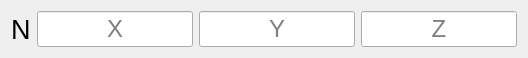
<?xml version="1.0" encoding="UTF-8"?>
<ui version="4.0">
 <class>PointFieldClass</class>
 <widget class="QWidget" name="PointFieldClass">
  <property name="geometry">
   <rect>
    <x>0</x>
    <y>0</y>
    <width>528</width>
    <height>53</height>
   </rect>
  </property>
  <property name="sizePolicy">
   <sizepolicy hsizetype="Maximum" vsizetype="Maximum">
    <horstretch>0</horstretch>
    <verstretch>0</verstretch>
   </sizepolicy>
  </property>
  <property name="windowTitle">
   <string>PointField</string>
  </property>
  <layout class="QHBoxLayout" name="horizontalLayout">
   <item>
    <widget class="QLabel" name="pointN">
     <property name="font">
      <font>
       <pointsize>20</pointsize>
      </font>
     </property>
     <property name="text">
      <string>N</string>
     </property>
    </widget>
   </item>
   <item>
    <widget class="QLineEdit" name="x">
     <property name="font">
      <font>
       <pointsize>18</pointsize>
      </font>
     </property>
     <property name="text">
      <string/>
     </property>
     <property name="alignment">
      <set>Qt::AlignCenter</set>
     </property>
     <property name="placeholderText">
      <string>X</string>
     </property>
    </widget>
   </item>
   <item>
    <widget class="QLineEdit" name="y">
     <property name="font">
      <font>
       <pointsize>18</pointsize>
      </font>
     </property>
     <property name="text">
      <string/>
     </property>
     <property name="alignment">
      <set>Qt::AlignCenter</set>
     </property>
     <property name="placeholderText">
      <string>Y</string>
     </property>
    </widget>
   </item>
   <item>
    <widget class="QLineEdit" name="z">
     <property name="font">
      <font>
       <pointsize>18</pointsize>
      </font>
     </property>
     <property name="text">
      <string/>
     </property>
     <property name="alignment">
      <set>Qt::AlignCenter</set>
     </property>
     <property name="placeholderText">
      <string>Z</string>
     </property>
    </widget>
   </item>
  </layout>
 </widget>
 <layoutdefault spacing="6" margin="11"/>
 <resources/>
 <connections/>
</ui>
